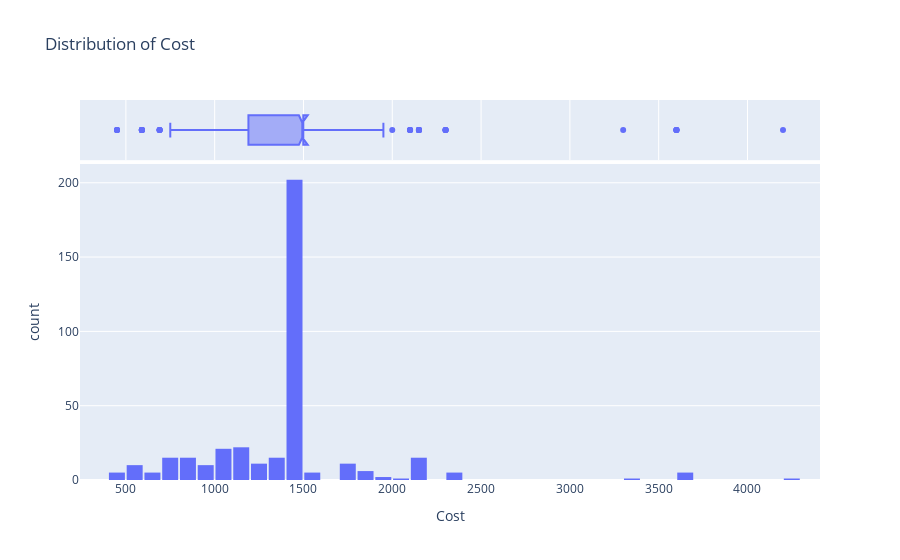

Notebook cell for this chart:
### Markdown cell above
## **Exploratory Analysis and Visualization**

### Code cell
import plotly.express as px
fig = px.histogram(df,
                  x='Cost',
                  marginal='box',
                  title="Distribution of Cost")
fig.update_layout(bargap=0.1)
fig.show()

### Figure 1 — Plotly figure (JSON) as saved in the notebook; plotly's stock layout.template omitted (floating-point values rounded to 4 significant figures; data arrays with more than 128 entries replaced by an {"elided": "..."} marker saying what was removed)
{"data": [{"alignmentgroup": "True", "bingroup": "x", "hovertemplate": "Cost=%{x}<br>count=%{y}<extra></extra>", "legendgroup": "", "marker": {"color": "#636efa", "pattern": {"shape": ""}}, "name": "", "offsetgroup": "", "orientation": "v", "showlegend": false, "type": "histogram", "x": {"elided": "383 int values"}, "xaxis": "x", "yaxis": "y"}, {"alignmentgroup": "True", "hovertemplate": "Cost=%{x}<extra></extra>", "legendgroup": "", "marker": {"color": "#636efa"}, "name": "", "notched": true, "offsetgroup": "", "showlegend": false, "type": "box", "x": {"elided": "383 int values"}, "xaxis": "x2", "yaxis": "y2"}], "layout": {"bargap": 0.1, "barmode": "relative", "legend": {"tracegroupgap": 0}, "title": {"text": "Distribution of Cost"}, "xaxis": {"anchor": "y", "domain": [0, 1], "title": {"text": "Cost"}}, "xaxis2": {"anchor": "y2", "domain": [0, 1], "matches": "x", "showgrid": true, "showticklabels": false}, "yaxis": {"anchor": "x", "domain": [0, 0.8316], "title": {"text": "count"}}, "yaxis2": {"anchor": "x2", "domain": [0.8416, 1], "matches": "y2", "showgrid": false, "showline": false, "showticklabels": false, "ticks": ""}}}
